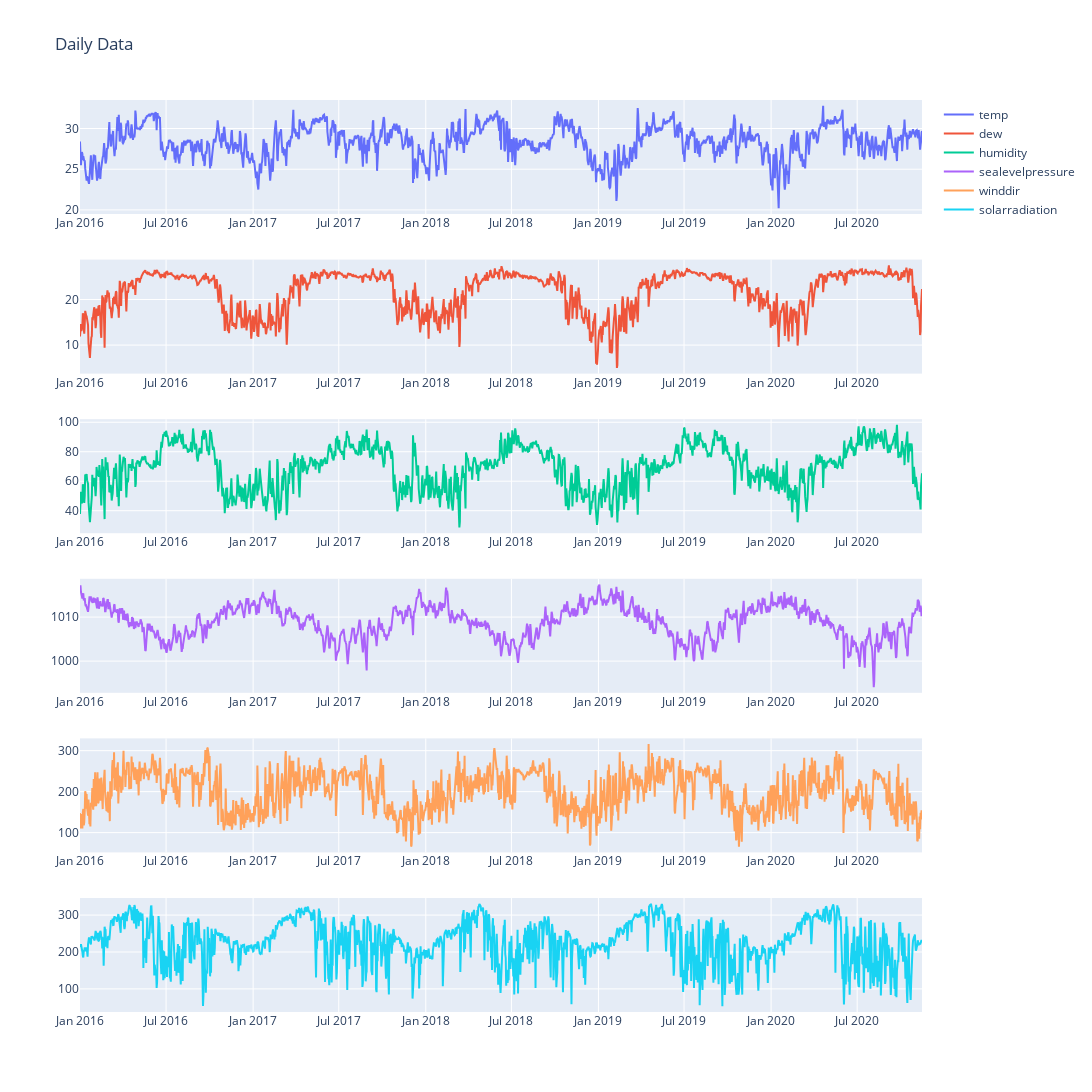

Here is the notebook cell this chart was saved with:
### Code cell
# Create subplots for whole data visualization
plot_rows = 6
plot_cols = 1
fig = make_subplots(rows=plot_rows, cols=plot_cols)

# Add traces to the subplots
x = 0
for i in range(1, plot_rows + 1):
    for j in range(1, plot_cols + 1):
        fig.add_trace(
            go.Scatter(
                x=df.index, y=df[df.columns[x]].values, name=df.columns[x], mode="lines"
            ),
            row=i,
            col=j,
        )
        x += 1

# Format and display the figure
fig.update_layout(height=1200, width=1200, title_text="Daily Data")
fig.show()

### Figure 1 — Plotly figure (JSON) as saved in the notebook; plotly's stock layout.template omitted (floating-point values rounded to 4 significant figures; data arrays with more than 128 entries replaced by an {"elided": "..."} marker saying what was removed)
{"data": [{"mode": "lines", "name": "temp", "type": "scatter", "x": {"elided": "1781 str values"}, "xaxis": "x", "y": {"elided": "1781 float values"}, "yaxis": "y"}, {"mode": "lines", "name": "dew", "type": "scatter", "x": {"elided": "1781 str values"}, "xaxis": "x2", "y": {"elided": "1781 float values"}, "yaxis": "y2"}, {"mode": "lines", "name": "humidity", "type": "scatter", "x": {"elided": "1781 str values"}, "xaxis": "x3", "y": {"elided": "1781 float values"}, "yaxis": "y3"}, {"mode": "lines", "name": "sealevelpressure", "type": "scatter", "x": {"elided": "1781 str values"}, "xaxis": "x4", "y": {"elided": "1781 float values"}, "yaxis": "y4"}, {"mode": "lines", "name": "winddir", "type": "scatter", "x": {"elided": "1781 str values"}, "xaxis": "x5", "y": {"elided": "1781 float values"}, "yaxis": "y5"}, {"mode": "lines", "name": "solarradiation", "type": "scatter", "x": {"elided": "1781 str values"}, "xaxis": "x6", "y": {"elided": "1781 float values"}, "yaxis": "y6"}], "layout": {"height": 1200, "title": {"text": "Daily Data"}, "width": 1200, "xaxis": {"anchor": "y", "domain": [0, 1]}, "xaxis2": {"anchor": "y2", "domain": [0, 1]}, "xaxis3": {"anchor": "y3", "domain": [0, 1]}, "xaxis4": {"anchor": "y4", "domain": [0, 1]}, "xaxis5": {"anchor": "y5", "domain": [0, 1]}, "xaxis6": {"anchor": "y6", "domain": [0, 1]}, "yaxis": {"anchor": "x", "domain": [0.875, 1]}, "yaxis2": {"anchor": "x2", "domain": [0.7, 0.825]}, "yaxis3": {"anchor": "x3", "domain": [0.525, 0.65]}, "yaxis4": {"anchor": "x4", "domain": [0.35, 0.475]}, "yaxis5": {"anchor": "x5", "domain": [0.175, 0.3]}, "yaxis6": {"anchor": "x6", "domain": [0, 0.125]}}}
